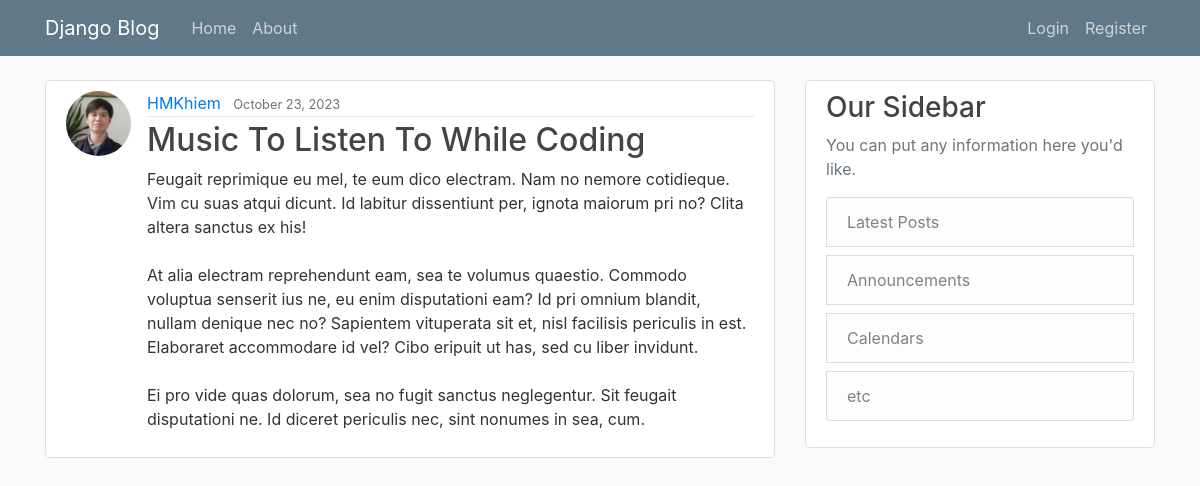
The app's page /post/18/ with its own data.
### blog/models.py (models this page shows, shortened)
class Post(models.Model):
    title = models.CharField(max_length=100)
    content = models.TextField()
    date_posted = models.DateTimeField(default=timezone.now)
    author = models.ForeignKey(User, on_delete=models.CASCADE)

### users/models.py (models this page shows, shortened)
class Profile(models.Model):
    user = models.OneToOneField(User, on_delete=models.CASCADE)
    image = models.ImageField(default="default.jpg", upload_to='profile_imgs')

### blog/views.py (the view)
# urls.py: path("post/<int:pk>/", PostDetailView.as_view(), name="post-detail"),
class PostDetailView(DetailView):
    model = Post

### blog/templates/blog/post_detail.html (shortened to what this page needs)
{% extends "blog/base.html" %}
{% block content %}
    <article class="media content-section">
        <img class="rounded-circle article-img" src="{{ object.author.profile.image.url }}">
        <div class="media-body">
            <div class="article-metadata">
                <a class="mr-2" href="{% url 'user-posts' object.author.username %}">{{ object.author }}</a>
                <small class="text-muted">{{ object.date_posted|date:"F d, Y" }}</small>
            </div>
            <h2 class="article-title">{{ object.title }}</h2>
            <p class="article-content">{{ object.content }}</p>
        </div>
    </article>
{% endblock content %}

### blog/static/blog/main.css (style rules this page uses)
body { background: #fafafa; color: #333333; margin-top: 5rem; }
h1, h2, h3, h4, h5, h6 { color: #444444; }
.content-section { background: #ffffff; padding: 10px 20px; border: 1px solid #dddddd; border-radius: 5px; margin-bottom: 20px; }
.article-title { color: #444444; }
.article-content { white-space: pre-line; }
.article-img { height: 65px; width: 65px; margin-right: 16px; }
.article-metadata { padding-bottom: 1px; margin-bottom: 4px; border-bottom: 1px solid #e3e3e3 }

### records on screen
Post: author.profile.image (picture), author "HMKhiem", date_posted "October 23, 2023", title "Music To Listen To While Coding", content "Feugait reprimique eu mel, te eum dico electram. Nam no nemore cotidieque. Vim cu suas atqui dicunt. Id labitur dissentiunt per, ignota maiorum pri no? Clita altera sanctus ex his! At alia electram reprehendunt eam, sea te volumus quaestio. Commodo voluptua senserit ius ne, eu enim disputationi eam? Id pri omnium blandit, nullam denique nec no? Sapientem vituperata sit et, nisl facilisis periculis in est. Elaboraret accommodare id vel? Cibo eripuit ut has, sed cu liber invidunt. Ei pro vide quas dolorum, sea no fugit sanctus neglegentur. Sit feugait disputationi ne. Id diceret periculis nec, sint nonumes in sea, cum."
